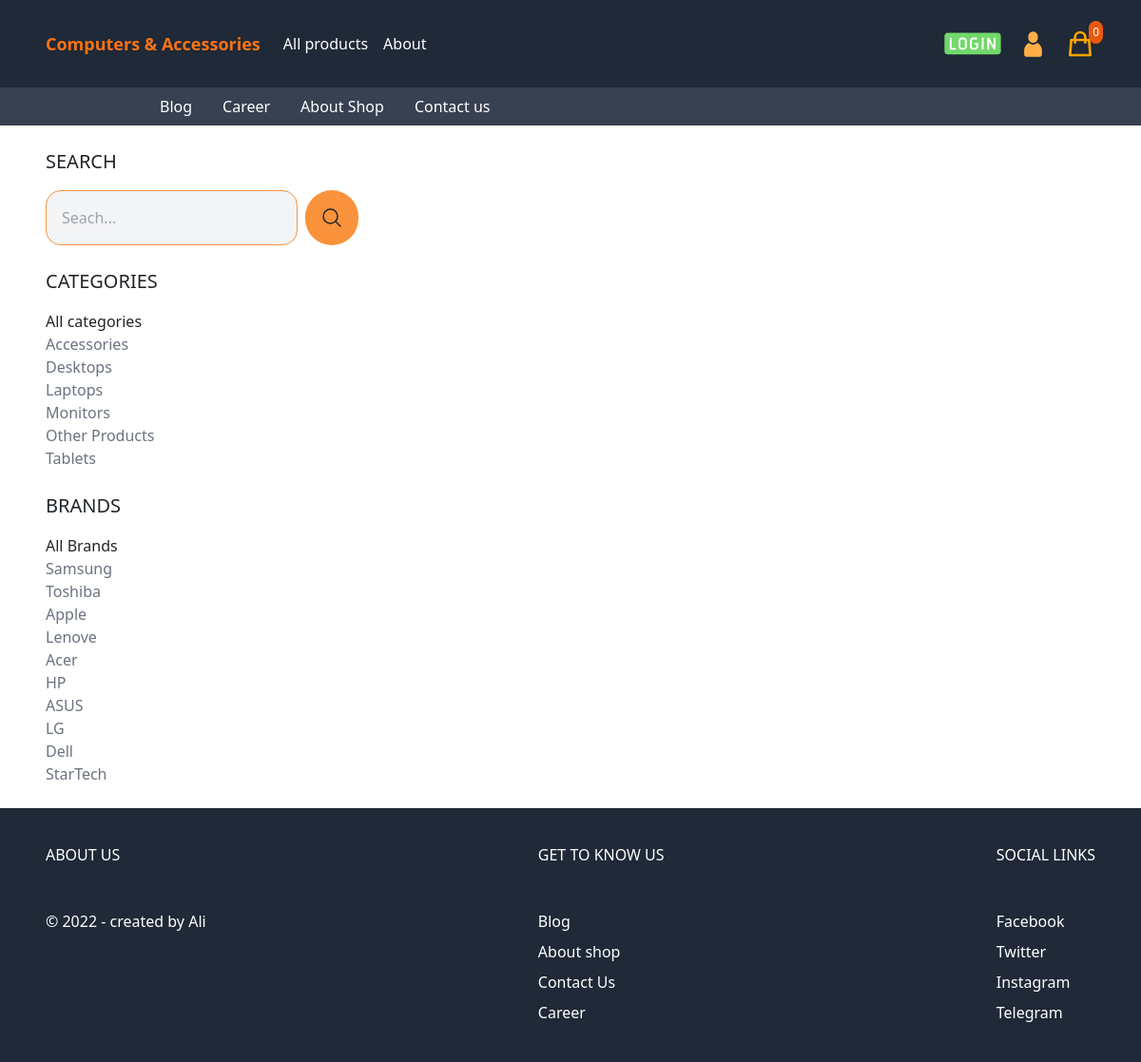
The app's page /shop/ with its own data.
### product/models.py (models this page shows, shortened)
class Category(models.Model):
    name = models.CharField(max_length=255)
    slug = models.SlugField()
    class Meta:
        ordering = ('name',)

class Brand(models.Model):
    name = models.CharField(max_length=255)
    slug = models.SlugField()

### core/views.py (the view)
# urls.py: path('shop/', shop, name='shop'),
def shop(request):
    products = Product.objects.all()
    category = Category.objects.all()
    brand = Brand.objects.all()
    active_category = request.GET.get('category', ' ')
    if active_category:
        products = products.filter(category__slug = active_category)
    active_brand = request.GET.get('brand', ' ')
    if active_brand:
        products = products.filter(Brand__slug = active_brand)
    query = request.GET.get('query', '')
    if query:
        products =  products.filter(Q(name__icontains = query) | Q(description__icontains = query))
    context = {
        'products':products,
        'category':category,
        'brand':brand,
        'active_category':active_category,
        'active_brand':active_brand
    }
    return render(request, 'core/shop.html', context)

### cart/cart.py (called while the page is built)
    def __len__(self):
        return sum(item['quantity'] for item in self.cart.values())

### cart/context_processors.py (called while the page is built)
def cart(request):
    return {'cart': Cart(request)}

### templates/core/shop.html (shortened to what this page needs)
{% extends 'core/base.html'  %}
{% block content %}
<div class="max-w-6xl mx-auto flex flex-wrap items-start py-6 px-6 xl:px-0">
    <div class="filter w-full lg:w-1/4">
        <h3 class="mb-3 text-xl uppercase">Search</h3>
        <form method="get" action=".">
            <div class="flex" >
                <input type="text" class="p-3 border-orange-400 border-1 rounded-2xl bg-gray-100  "  name="query" placeholder="Seach...">
                <button class="p-3 ml-2 bg-orange-400 rounded-full  border-0 ">
                    <svg xmlns="http://www.w3.org/2000/svg" fill="none" viewBox="0 0 24 24" stroke-width="1.5" stroke="currentColor" class="w-6 h-6">
                        <path stroke-linecap="round" stroke-linejoin="round" d="M21 21l-5.197-5.197m0 0A7.5 7.5 0 105.196 5.196a7.5 7.5 0 0010.607 10.607z" />
                    </svg>
                </button>
            </div>
        </form>
        <h3 class="mt-6 mb-3 text-xl uppercase">Categories</h3>
        <ul class="space-y-2>
            <li><a href="{% url 'shop' %}" class="{% if not category.slug == active_category %}text-purple-500{% else %}text-gray-500{% endif %}">All categories</a></li>
        {% for category in category %}
            <li><a href="{% url 'shop' %}?category={{ category.slug }}" class='{% if category.slug == active_category %}text-orange-500{% else %}text-gray-500{% endif  %}'>{{ category.name }}</a></li>
       {% endfor %}
        </ul>
        <h3 class="mt-6 mb-3 text-xl uppercase">Brands</h3>
        <ul class="space-y-2>
            <li><a href="{% url 'shop' %}" class='text-purple-500'>All Brands</a></li>
        {% for brand in brand %}
            <li><a href="{% url 'shop' %}?brand={{ brand.slug }}" class='{% if brand.slug == active_brand %}text-orange-500{% else %}text-gray-500{% endif %}'>{{ brand.name }}</a></li>
        {% endfor %}
        </ul>
    </div>
    <div class="products w-full lg:w-3/4 flex pl-3 mt-4 items-center flex-wrap p-5">
    </div>
</div>
{% endblock %}

### templates/core/base.html (shortened to what this page needs)
<!DOCTYPE html>
<html lang="en">
<head>
    <link href="https://cdn.jsdelivr.net/npm/bootstrap@5.2.1/dist/css/bootstrap.min.css" rel="stylesheet">
    <link href="https://cdn.jsdelivr.net/npm/bootstrap@5.0.2/dist/css/bootstrap.min.css" rel="stylesheet">
    <script src="https://cdn.tailwindcss.com"></script>
</head>
<body>
<nav class=" border-gray-800 bg-gray-800">
            <div class="max-w-6xl mx-auto py-2 px-6 xl:px-0 flex items-center justify-between">
                <div class="menu-left flex items-center space-x-6">
                    <a href="{% url 'frontpage' %}" class="py-4 text-lg text-orange-500 font-semibold hover:text-white;">Computers & Accessories</a>
                    <ul class="flex items-center text-white space-x-4">
                        <li><a href="{% url 'shop' %}">All products</a></li>
                        <li><a href="#">About</a></li>
                    </ul>
                </div>
                <div class="menu-right flex items-center space-x-5">
                      {% if request.user.is_authenticated %}
                    <a href="{% url 'logout' %}">
                        <svg xmlns="http://www.w3.org/2000/svg" xmlns:xlink="http://www.w3.org/1999/xlink" version="1.1" width="25" height="25" viewBox="0 0 256 256" xml:space="preserve">
                        <defs>
                        </defs>
                        <g style="stroke: none; stroke-width: 0; stroke-dasharray: none; stroke-linecap: butt; stroke-linejoin: miter; stroke-miterlimit: 10; fill: none; fill-rule: nonzero; opacity: 1;" transform="translate(1.4065934065934016 1.4065934065934016) scale(2.81 2.81)" >
	                        <path d="M 86.356 46.27 c 0.031 -0.065 0.059 -0.131 0.085 -0.199 c 0.042 -0.11 0.076 -0.222 0.104 -0.336 c 0.016 -0.062 0.034 -0.123 0.046 -0.186 c 0.034 -0.181 0.055 -0.364 0.055 -0.548 l 0 0 c 0 0 0 0 0 0 c 0 -0.184 -0.022 -0.367 -0.055 -0.548 c -0.012 -0.064 -0.03 -0.124 -0.046 -0.186 c -0.029 -0.114 -0.062 -0.226 -0.104 -0.336 c -0.026 -0.068 -0.055 -0.134 -0.086 -0.199 c -0.046 -0.099 -0.099 -0.194 -0.156 -0.288 c -0.039 -0.063 -0.077 -0.126 -0.12 -0.186 c -0.02 -0.027 -0.033 -0.057 -0.054 -0.084 L 74.316 27.93 c -1.009 -1.313 -2.894 -1.561 -4.207 -0.551 c -1.313 1.009 -1.561 2.893 -0.551 4.207 L 77.56 42 H 30.903 c -1.657 0 -3 1.343 -3 3 c 0 1.657 1.343 3 3 3 h 46.656 l -8.001 10.414 c -1.01 1.314 -0.763 3.197 0.551 4.207 c 0.545 0.419 1.188 0.621 1.826 0.621 c 0.9 0 1.79 -0.403 2.381 -1.172 l 11.71 -15.242 c 0.021 -0.027 0.035 -0.057 0.055 -0.085 c 0.043 -0.06 0.08 -0.122 0.119 -0.184 C 86.257 46.464 86.31 46.369 86.356 46.27 z" style="stroke: none; stroke-width: 1; stroke-dasharray: none; stroke-linecap: butt; stroke-linejoin: miter; stroke-miterlimit: 10; fill: rgb(115,230,211); fill-rule: nonzero; opacity: 1;" transform=" matrix(1 0 0 1 0 0) " stroke-linecap="round" />
	                        <path d="M 60.442 90 H 9.353 c -1.657 0 -3 -1.343 -3 -3 V 3 c 0 -1.657 1.343 -3 3 -3 h 51.089 c 1.657 0 3 1.343 3 3 v 30.054 c 0 1.657 -1.343 3 -3 3 s -3 -1.343 -3 -3 V 6 H 12.353 v 78 h 45.089 V 55.61 c 0 -1.657 1.343 -3 3 -3 s 3 1.343 3 3 V 87 C 63.442 88.657 62.1 90 60.442 90 z" style="stroke: none; stroke-width: 1; stroke-dasharray: none; stroke-linecap: butt; stroke-linejoin: miter; stroke-miterlimit: 10; fill: rgb(150,204,41); fill-rule: nonzero; opacity: 1;" transform=" matrix(1 0 0 1 0 0) " stroke-linecap="round" />
                        </g>
                        </svg>
                        </a>
                    {% else %}
                    <a href="{% url 'login' %}" class="text-white">
                    </a>
                    {% endif %}
                    <div
                        hx-get=""
                        hx-trigger="update-menu-cart from:body"
                        hx-swap="innerHTML"
                    >
                        {% include 'menu_cart.html' %}
                    </div>
                </div>
            </div>
            <div class="flex bg-gray-700 ml-30 p-2">
                <div class="text-white ml-40"><a href="{%  url 'blog'  %}">Blog</a></div>
                <div class="text-white ml-8"><a href="{%  url 'career'  %}">Career</a></div>
                <div class="text-white ml-8"><a class="flex" href="{%  url 'about'  %}">About Shop</a></div>
                <div class="text-white ml-8"><a class="flex" href="{%  url 'contact'  %}">Contact us</a></div>
            </div>
        </nav>
    <main>
        {% block content %}
        {% endblock %}
    </main>
    <footer class="bg-gray-800">
        <div class="max-w-6xl mx-auto py-10 px-6 xl:px-0 md:flex justify-between">
            <div class="footer-left mb-12 md:mb-0 ">
                <h2 class="mb-5 uppercase tect-lg text-white">About us</h2>
                <p class="text-white">&copy; 2022 - created by Ali</p>
            </div>
            <div class="footer-middle">
                <h2 class="mb-5 uppercase text-white">Get to Know Us</h2>
                <ul class="space-y-2">
                    <li><a href="" class="text-white hover:text-purple-800">Blog</a></li>
                    <li><a href="" class="text-white hover:text-purple-800">About shop</a></li>
                    <li><a href="" class="text-white hover:text-purple-800">Contact Us</a></li>
                    <li><a href="" class="text-white hover:text-purple-800">Career</a></li>
                </ul>
            </div>
            <div class="footer-right">
                <h2 class="mb-5 uppercase text-white">Social links</h2>
                <ul class="space-y-2">
                    <li><a href="" class="text-white hover:text-orange-800">Facebook</a></li>
                    <li><a href="" class="text-white hover:text-orange-800">Twitter</a></li>
                    <li><a href="" class="text-white hover:text-orange-800">Instagram</a></li>
                    <li><a href="" class="text-white hover:text-orange-800">Telegram</a></li>
                </ul>
            </div>
        </div>
    </footer>
</body>
</html>

### cart/templates/menu_cart.html
<a href="{% url 'cart' %}" id="menu-cart-button" class="relative">
    <svg xmlns="http://www.w3.org/2000/svg" class="h-8 w-8" fill="none" viewBox="0 0 24 24" stroke="orange">
        <path stroke-linecap="round" stroke-linejoin="round" stroke-width="2" d="M16 11V7a4 4 0 00-8 0v4M5 9h14l1 12H4L5 9z" />
    </svg>
    <span class="p-1 absolute -top-2 -right-2 bg-orange-600 text-white text-xs rounded-full">{{ cart|length }}</span>
</a>

### records on screen
Category: name "Accessories"
Category: name "Desktops"
Category: name "Laptops"
Category: name "Monitors"
Category: name "Other Products"
Category: name "Tablets"
Brand: name "Samsung"
Brand: name "Toshiba"
Brand: name "Apple"
Brand: name "Lenove"
Brand: name "Acer"
Brand: name "HP"
Brand: name "ASUS"
Brand: name "LG"
Brand: name "Dell"
Brand: name "StarTech"

### other values on screen
{{ cart|length }} "0"
